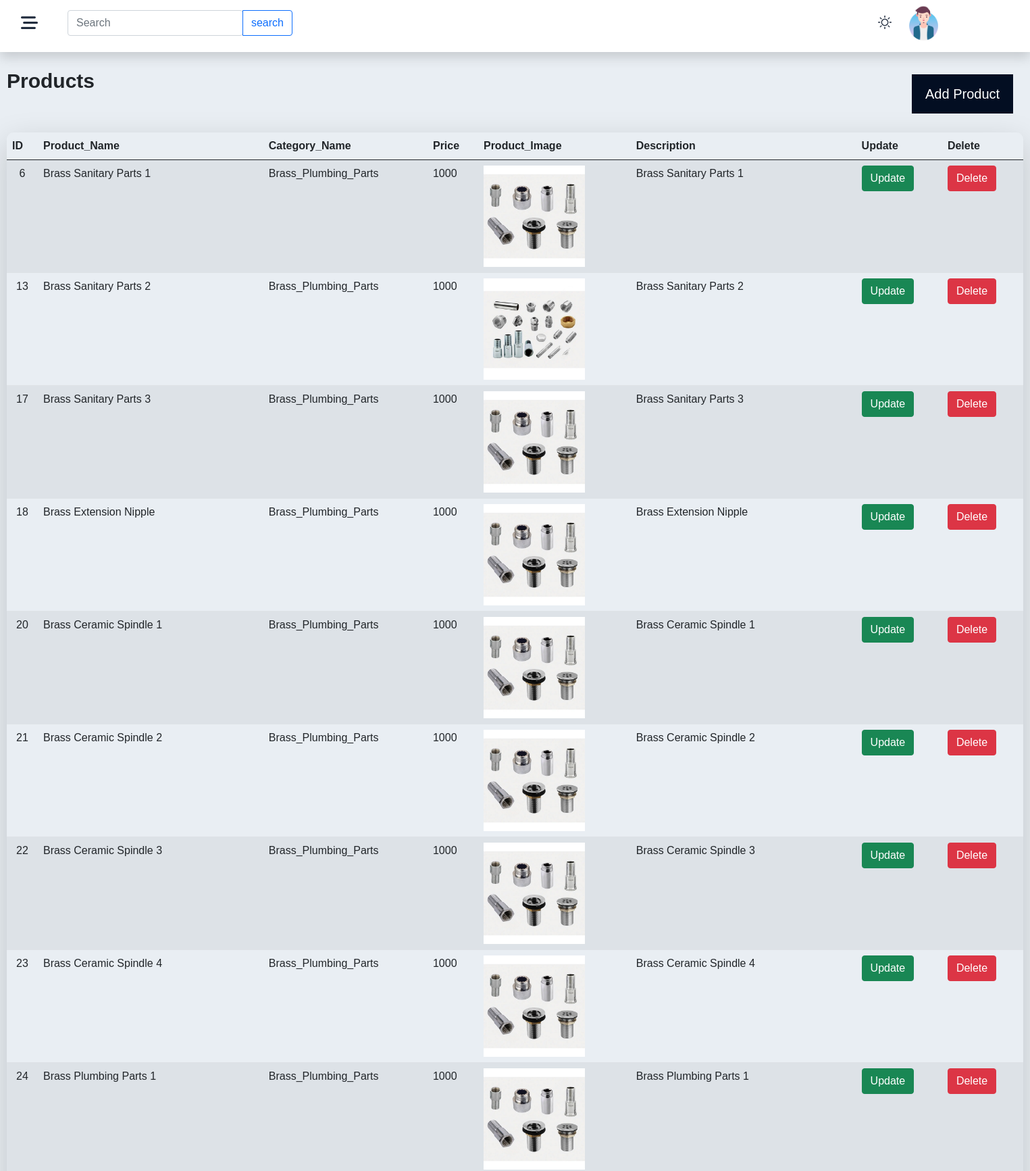
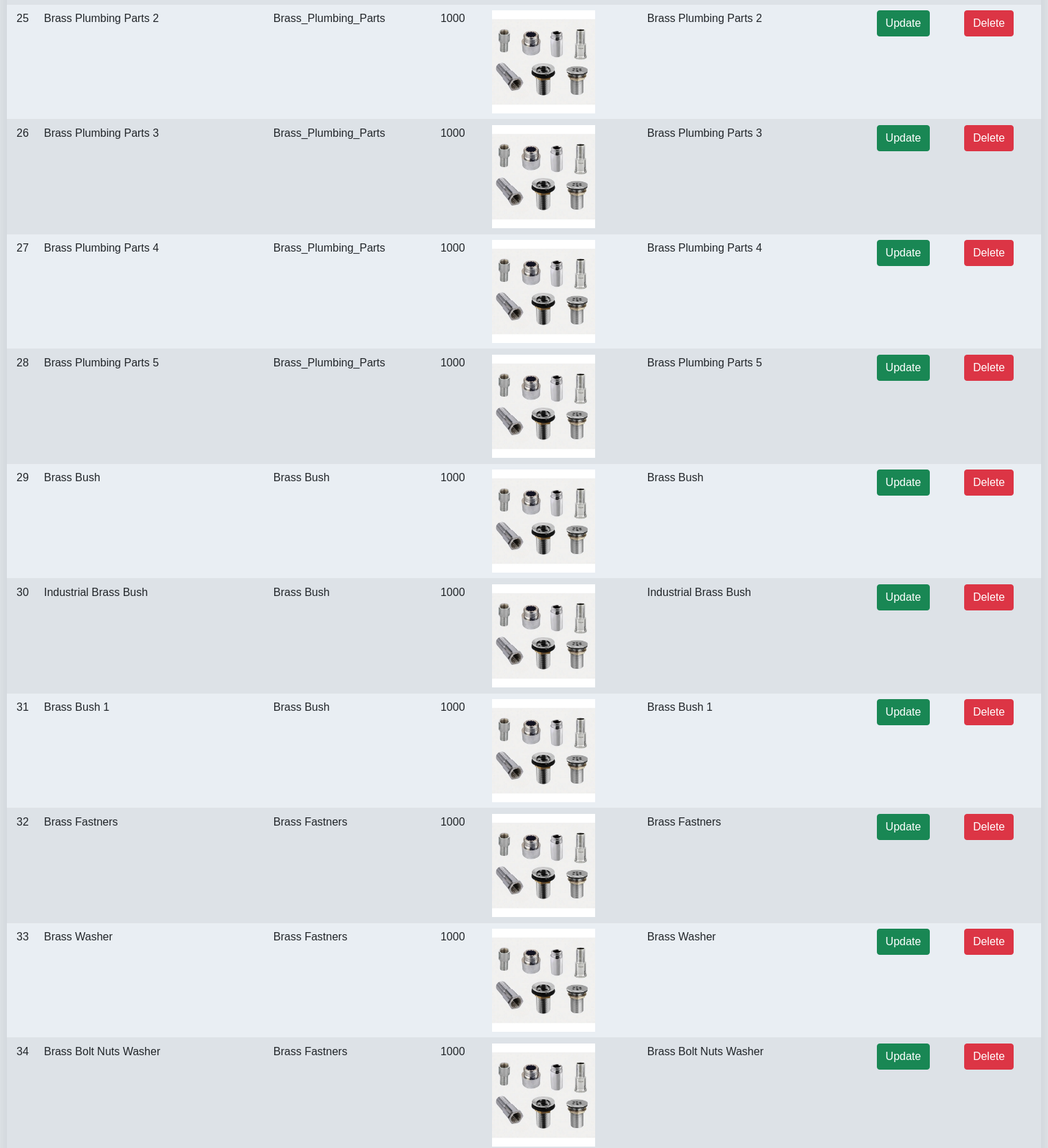
The app's page /admin/product.php (upper part) with its own data (2 pictures, top to bottom).
### tables this page shows
CREATE TABLE `product` (
  `id` int(255) NOT NULL,
  `product_name` varchar(999) NOT NULL,
  `category_name` varchar(999) NOT NULL,
  `price` varchar(999) NOT NULL,
  `product_image` varchar(999) NOT NULL,
  `description` varchar(999) NOT NULL
);

CREATE TABLE `category` (
  `id` int(255) NOT NULL,
  `category_name` varchar(999) NOT NULL,
  `sub_category` varchar(999) NOT NULL,
  `category_image` varchar(999) NOT NULL,
  `description` varchar(999) NOT NULL
);

### admin/product.php (the view, shortened to what this page needs)
<!DOCTYPE html>
<html lang="en">
<head>
	<link href="https://cdn.jsdelivr.net/npm/bootstrap@5.0.2/dist/css/bootstrap.min.css" rel="stylesheet">
	<link rel="stylesheet" href="https://cdnjs.cloudflare.com/ajax/libs/font-awesome/6.5.1/css/all.min.css" />
	<link rel="stylesheet" href="https://use.fontawesome.com/releases/v5.7.2/css/all.css">
	<link rel="stylesheet" href="includes/css/footer.css">
	<link rel="stylesheet" href="includes/css/category.css">
	<link rel="stylesheet" href="includes/css/header.css">
</head>
<body>
	<?php include 'includes/php/header.php'?>
	<div class="category_content">
		<div class="tp-title-category">
			Products
		</div>
		<div class="button_content">
			<button onclick="document.getElementById('id01').style.display='block'" style="width:auto;" class="btn_cat">Add Product</button>
		</div>
		<div class="admin_table">
			<table class="table table-hover table-borderd table-striped shadow-lg">
				<thead>
					<tr>
						<th scope="col">ID</th>
						<th scope="col">Product_Name</th>
						<th scope="col">Category_Name</th>
						<th scope="col">Price</th>
						<th scope="col">Product_Image</th>
						<th scope="col">Description</th>
						<th scope="col">Update</th>
						<th scope="col">Delete</th>
					</tr>
				</thead>
				<tbody>
					<?php
						$st = "SELECT * FROM `product` WHERE 1";
						$res = mysqli_query($cn, $st) or die("Not Inserted");
						while ($fld=mysqli_fetch_array($res)) {
					?>
						<tr>
							<td><p style="text-align: center;"><?php echo $fld['id']?></p></td>
							<td><?php echo $fld['product_name']?></td>
							<td>
								<?php
									$a = $fld["category_name"];
									$st2 = "SELECT * FROM `category` WHERE id='$a'";
									$res2 = mysqli_query($cn, $st2) or die("Not Inserted");
									while ($cat=mysqli_fetch_array($res2)) {
										echo $cat['category_name'];
									}
								?>
							</td>
							<td><?php echo $fld['price']?></td>
							<td>
								<img src="<?php echo $fld['product_image']?>" width="150px" alt="Uploaded Image">
							</td>
							<td><?php echo $fld['description']?></td>
							<td><a href="update_product.php?id=<?php echo $fld['id']?>" class="btn btn-success">Update</a></td>
							<td><a href="delete_product.php?id=<?php echo $fld['id']?>" class="btn btn-danger">Delete</a></td>
						</tr>
					<?php
						}
					?>
				</tbody>
			</table>
		</div>
	</div>
</body>
</html>

### admin/includes/php/header.php (shortened to what this page needs)
<header>
       <section>
              <div class="navbar1 shadow">
                     <div class="input-group">
                            <input type="search" class="form-control rounded" placeholder="Search" aria-label="Search" aria-describedby="search-addon" />
                            <button type="button" class="btn btn-outline-primary" data-mdb-ripple-init>search</button>
                     </div>
                     <img src="assets/header/sunny-day.png" class="img1">
                     <div class="dropdown">
                            <img src="assets/header/people.png" onclick="myFunction()" class="img2 dropbtn">
                     </div>
                     <div class="sidenav">
                            <button class="btn_bars" type="button" data-bs-toggle="offcanvas" data-bs-target="#offcanvasWithBothOptions" aria-controls="offcanvasWithBothOptions"><i class="fa-solid fa-bars-staggered" style="color: #202b3d;"></i></button>
                     </div>
              </div>
       </section>
</header>

### admin/includes/css/category.css (style rules this page uses)
body { font-family: Arial, Helvetica, sans-serif; background-color: #e9eef3; }
.btn_cat { background-color: #030e22; color: white; padding: 14px 20px; margin: 8px 0; border: none; cursor: pointer; width: 100%; font-size: 20px; }
.button_content { margin-top: -40px; margin-left: 1350px; }
.tp-title-category { margin-left: 10px; margin-top: 20px; font-size: 30px; font-weight: 600; }
.table { border-radius: 10px; margin-top: 20px; margin-left: 10px; width: 1505px; }
.input-group .btn { z-index: 0; }

### admin/includes/css/header.css (style rules this page uses)
.navbar1 { background-color: white; min-height: auto; }
.input-group { padding-top: 15px; margin-left: 100px; width: 333px; }
.navbar1 .img1 { width: 20px; margin-top: -65px; margin-left: 1300px; }
.navbar1 .img2 { cursor: pointer; width: 55px; position: absolute; top: -70px; left: 1340px; border-radius: 10px; -webkit-border-radius: 10px; -moz-border-radius: 10px; -ms-border-radius: 10px; -o-border-radius: 10px; }
.btn_bars { position: absolute; top: 15px; left: 25px; font-size: 25px; outline: none; border: none; background-color: white; }
.sidenav { height: 100%; width: 200px; overflow-x: hidden; }

### records on screen
product: id "6", product_name "Brass Sanitary Parts 1", price "1000", product_image (picture), description "Brass Sanitary Parts 1"
category: category_name "Brass_Plumbing_Parts"
product: id "13", product_name "Brass Sanitary Parts 2", price "1000", product_image (picture), description "Brass Sanitary Parts 2"
product: id "17", product_name "Brass Sanitary Parts 3", price "1000", product_image (picture), description "Brass Sanitary Parts 3"
product: id "18", product_name "Brass Extension Nipple", price "1000", product_image (picture), description "Brass Extension Nipple"
product: id "20", product_name "Brass Ceramic Spindle 1", price "1000", product_image (picture), description "Brass Ceramic Spindle 1"
product: id "21", product_name "Brass Ceramic Spindle 2", price "1000", product_image (picture), description "Brass Ceramic Spindle 2"
product: id "22", product_name "Brass Ceramic Spindle 3", price "1000", product_image (picture), description "Brass Ceramic Spindle 3"
product: id "23", product_name "Brass Ceramic Spindle 4", price "1000", product_image (picture), description "Brass Ceramic Spindle 4"
product: id "24", product_name "Brass Plumbing Parts 1", price "1000", product_image (picture), description "Brass Plumbing Parts 1"
product: id "25", product_name "Brass Plumbing Parts 2", price "1000", product_image (picture), description "Brass Plumbing Parts 2"
product: id "26", product_name "Brass Plumbing Parts 3", price "1000", product_image (picture), description "Brass Plumbing Parts 3"
product: id "27", product_name "Brass Plumbing Parts 4", price "1000", product_image (picture), description "Brass Plumbing Parts 4"
product: id "28", product_name "Brass Plumbing Parts 5", price "1000", product_image (picture), description "Brass Plumbing Parts 5"
product: id "29", product_name "Brass Bush", price "1000", product_image (picture), description "Brass Bush"
category: category_name "Brass Bush"
product: id "30", product_name "Industrial Brass Bush", price "1000", product_image (picture), description "Industrial Brass Bush"
product: id "31", product_name "Brass Bush 1", price "1000", product_image (picture), description "Brass Bush 1"
product: id "32", product_name "Brass Fastners", price "1000", product_image (picture), description "Brass Fastners"
category: category_name "Brass Fastners"
product: id "33", product_name "Brass Washer", price "1000", product_image (picture), description "Brass Washer"
product: id "34", product_name "Brass Bolt Nuts Washer", price "1000", product_image (picture), description "Brass Bolt Nuts Washer"
